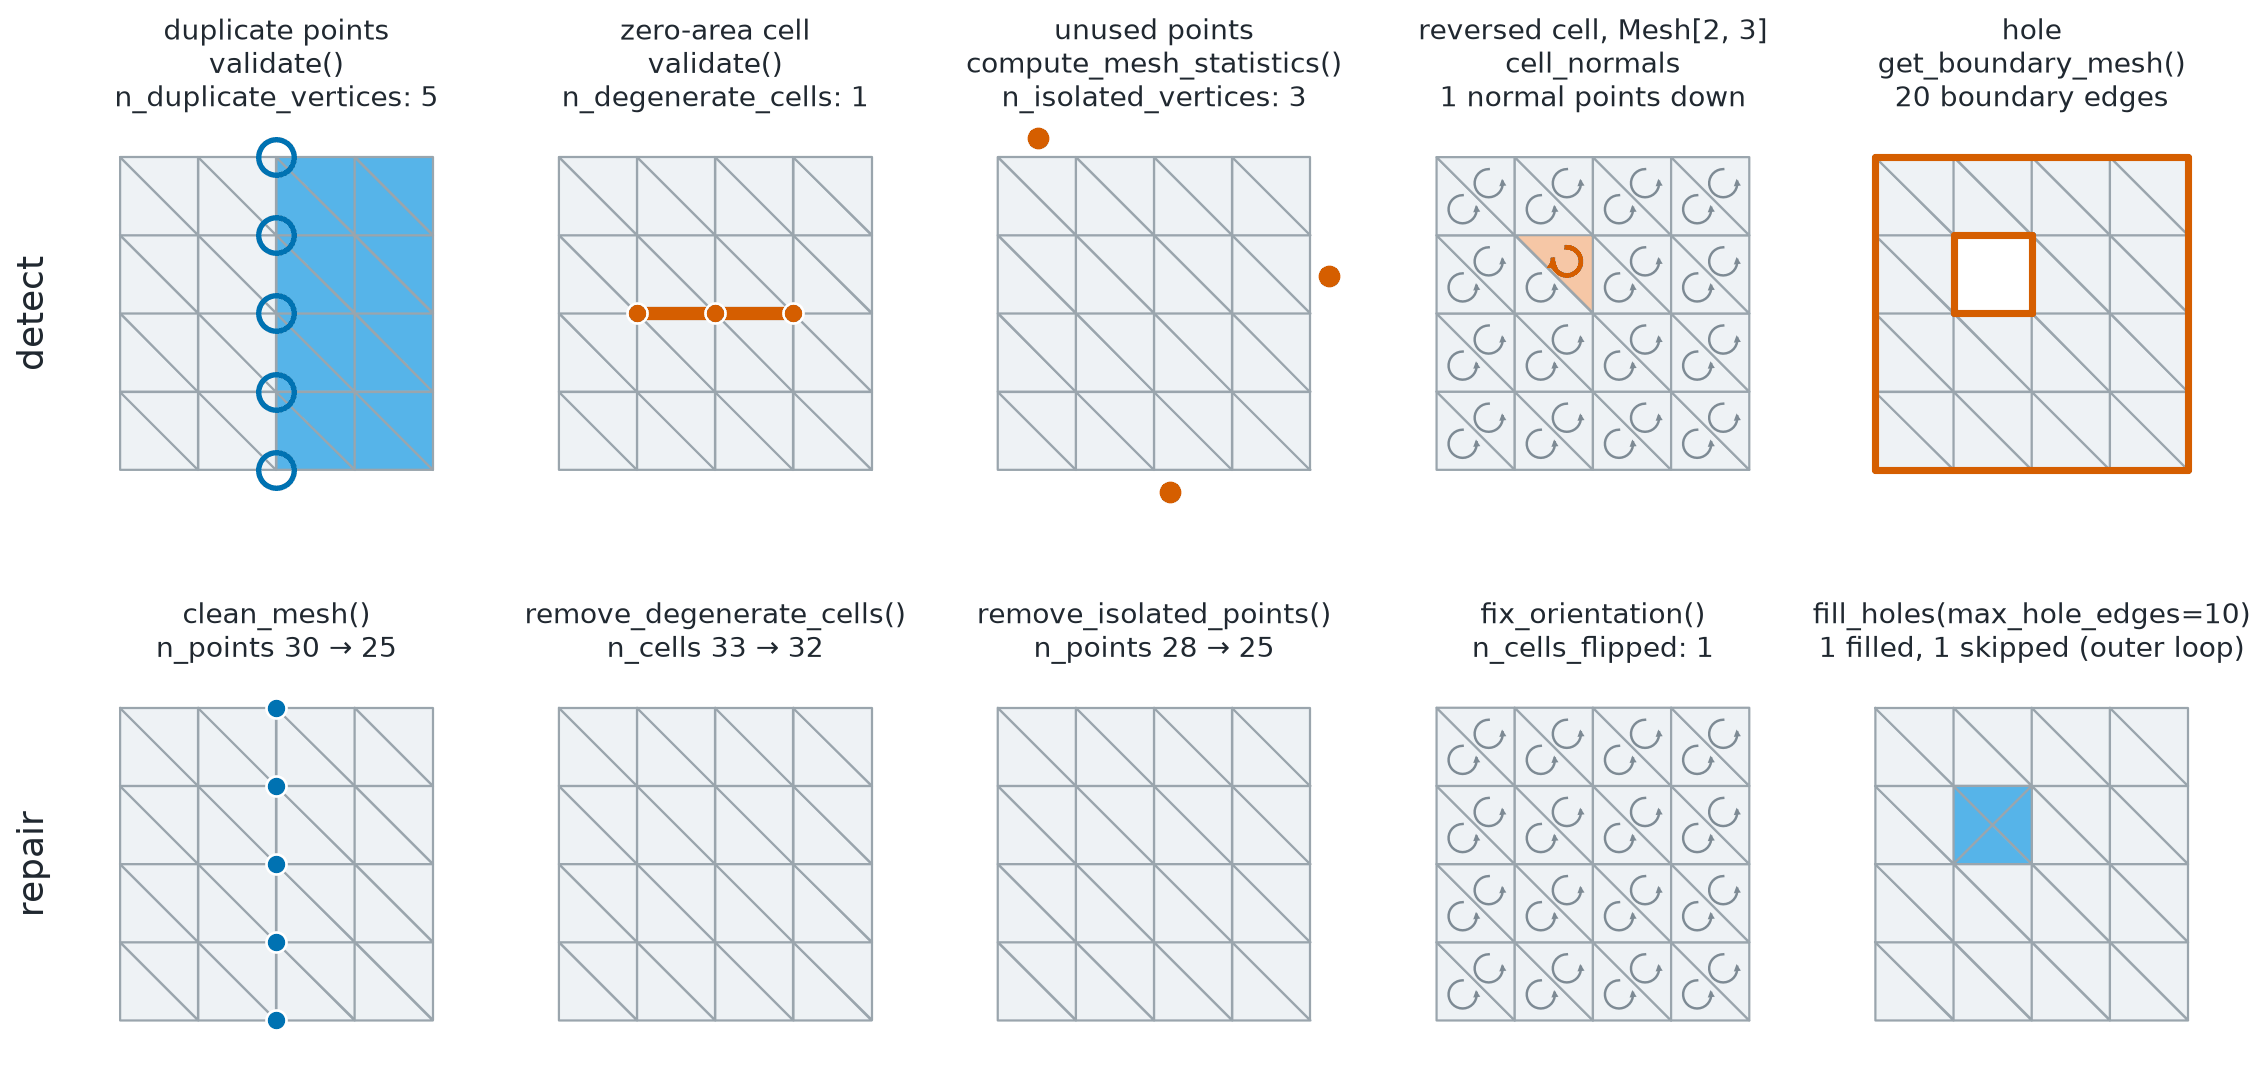

Source code (Python):
# SPDX-FileCopyrightText: Copyright (c) 2023 - 2026 NVIDIA CORPORATION & AFFILIATES.
# SPDX-FileCopyrightText: All rights reserved.
# SPDX-License-Identifier: Apache-2.0
#
# Licensed under the Apache License, Version 2.0 (the "License");
# you may not use this file except in compliance with the License.
# You may obtain a copy of the License at
#
# http://www.apache.org/licenses/LICENSE-2.0
#
# Unless required by applicable law or agreed to in writing, software
# distributed under the License is distributed on an "AS IS" BASIS,
# WITHOUT WARRANTIES OR CONDITIONS OF ANY KIND, either express or implied.
# See the License for the specific language governing permissions and
# limitations under the License.


"""Pair five mesh defects with the call that detects each one and the call that repairs it."""

import math
from pathlib import Path

import matplotlib.pyplot as plt
import torch
from _style import (
    EDGE,
    FACE,
    RESULT,
    SECOND,
    SECOND_FILL,
    TEXT,
    clean_axis,
    save,
)
from matplotlib.collections import PolyCollection

from physicsnemo.mesh import Mesh
from physicsnemo.mesh.primitives.planar import unit_square
from physicsnemo.mesh.repair import (
    clean_mesh,
    fill_holes,
    fix_orientation,
    remove_degenerate_cells,
    remove_isolated_points,
)
from physicsnemo.mesh.validation import compute_mesh_statistics, validate

OUTPUT = Path(__file__).parent / "mesh_defects.png"

LIMITS = ((-0.12, 1.12), (-0.12, 1.12))
REVERSED_FILL = "#f6c7a6"  # a light vermillion, so that the winding arrow stays visible
DOT = dict(markeredgecolor="white", markeredgewidth=1.2, linestyle="none", zorder=5)


def _grid():
    """A 5 x 5 vertex grid on the unit square, 32 triangles."""

    return unit_square.load(subdivisions=2)


def _draw(axis, mesh, facecolors=FACE):
    """Draw the cells of a mesh, seen from above."""

    axis.add_collection(
        PolyCollection(
            mesh.points[mesh.cells][..., :2].numpy(),
            facecolors=facecolors,
            edgecolors=EDGE,
            linewidths=1.0,
        )
    )


def _winding(axis, mesh, highlight=None):
    """Draw a circular arrow inside each cell, in the order of its vertices."""

    corners = mesh.points[mesh.cells][..., :2]
    centers = corners.mean(dim=1)
    edge_a = corners[:, 1] - corners[:, 0]
    edge_b = corners[:, 2] - corners[:, 0]
    signs = torch.sign(edge_a[:, 0] * edge_b[:, 1] - edge_a[:, 1] * edge_b[:, 0])
    for cell, (center, sign) in enumerate(zip(centers.tolist(), signs.tolist())):
        flagged = cell == highlight
        color = RESULT if flagged else "#7d8a94"
        radius = 0.045
        angles = [math.pi / 2 + sign * 1.6 * math.pi * k / 24 for k in range(25)]
        xs = [center[0] + radius * math.cos(a) for a in angles]
        ys = [center[1] + radius * math.sin(a) for a in angles]
        axis.plot(xs[:-1], ys[:-1], color=color, linewidth=2.2 if flagged else 1.1)
        axis.annotate(
            "",
            xy=(xs[-1], ys[-1]),
            xytext=(xs[-3], ys[-3]),
            arrowprops=dict(
                arrowstyle="-|>",
                color=color,
                linewidth=0,
                mutation_scale=13 if flagged else 8,
            ),
        )


def _duplicates():
    """Split the grid down x = 0.5 so that the right half has its own copy of the seam points."""

    mesh = _grid()
    points, cells = mesh.points, mesh.cells.clone()
    seam = torch.nonzero(torch.isclose(points[:, 0], torch.tensor(0.5))).flatten()
    copies = torch.arange(len(seam)) + mesh.n_points
    right = mesh.cell_centroids[:, 0] > 0.5
    remap = torch.arange(mesh.n_points)
    remap[seam] = copies
    cells[right] = remap[cells[right]]
    broken = Mesh(points=torch.cat([points, points[seam]]), cells=cells)

    report = validate(broken)
    pairs = report["duplicate_vertex_pairs"]
    fixed, stats = clean_mesh(broken)
    if fixed.n_points != mesh.n_points:
        raise RuntimeError(f"clean_mesh left {fixed.n_points} points")
    right_faces = [SECOND_FILL if r else FACE for r in right.tolist()]

    def before(axis):
        _draw(axis, broken, facecolors=right_faces)
        ring = broken.points[pairs[:, 0]].numpy()
        axis.plot(
            *ring.T,
            "o",
            markersize=16,
            markerfacecolor="none",
            markeredgecolor=SECOND,
            markeredgewidth=2.4,
            linestyle="none",
            zorder=5,
        )

    def after(axis):
        _draw(axis, fixed)
        axis.plot(*fixed.points[seam].numpy().T, "o", color=SECOND, markersize=9, **DOT)

    return (
        (
            "duplicate points",
            "validate()",
            f"n_duplicate_vertices: {report['n_duplicate_vertices']}",
            before,
        ),
        (
            "clean_mesh()",
            f"n_points {stats['n_points_before_merge']} → {fixed.n_points}",
            after,
        ),
    )


def _degenerate():
    """Add a zero-area cell whose three corners lie on one grid line."""

    mesh = _grid()
    line = torch.nonzero(torch.isclose(mesh.points[:, 1], torch.tensor(0.5))).flatten()
    line = line[mesh.points[line, 0].argsort()][1:4]
    broken = Mesh(points=mesh.points, cells=torch.cat([mesh.cells, line.unsqueeze(0)]))

    report = validate(broken)
    bad = report["degenerate_cell_indices"]
    fixed, stats = remove_degenerate_cells(broken)

    def before(axis):
        _draw(axis, broken)
        for cell in bad.tolist():
            corners = broken.points[broken.cells[cell]].numpy()
            axis.plot(
                *corners.T, color=RESULT, linewidth=6, solid_capstyle="round", zorder=4
            )
            axis.plot(*corners.T, "o", color=RESULT, markersize=9, **DOT)

    return (
        (
            "zero-area cell",
            "validate()",
            f"n_degenerate_cells: {report['n_degenerate_cells']}",
            before,
        ),
        (
            "remove_degenerate_cells()",
            f"n_cells {stats['n_cells_original']} → {stats['n_cells_final']}",
            lambda axis: _draw(axis, fixed),
        ),
    )


def _isolated():
    """Add three points that no cell uses."""

    mesh = _grid()
    extra = torch.tensor([[0.13, 1.06], [1.06, 0.62], [0.55, -0.07]])
    broken = Mesh(points=torch.cat([mesh.points, extra]), cells=mesh.cells)

    report = compute_mesh_statistics(broken)
    fixed, stats = remove_isolated_points(broken)

    def before(axis):
        _draw(axis, broken)
        axis.plot(*extra.numpy().T, "o", color=RESULT, markersize=11, **DOT)

    return (
        (
            "unused points",
            "compute_mesh_statistics()",
            f"n_isolated_vertices: {report['n_isolated_vertices']}",
            before,
        ),
        (
            "remove_isolated_points()",
            f"n_points {stats['n_points_original']} → {stats['n_points_final']}",
            lambda axis: _draw(axis, fixed),
        ),
    )


def _reversed():
    """Lift the grid into a curved Mesh[2, 3] and reverse the vertex order of one cell."""

    mesh = _grid()
    x, y = mesh.points.unbind(dim=-1)
    z = 0.4 * ((x - 0.5) ** 2 + (y - 0.5) ** 2)
    flipped = 13
    # unit_square winds its cells clockwise. Reverse all of them, so that the
    # normals point up, then reverse one cell back.
    cells = mesh.cells[:, [0, 2, 1]]
    cells[flipped] = mesh.cells[flipped]
    broken = Mesh(points=torch.stack([x, y, z], dim=-1), cells=cells)

    # The normal of a reversed cell points down, against its neighbors.
    downward = torch.nonzero(broken.cell_normals[:, 2] < 0).flatten()
    if downward.tolist() != [flipped]:
        raise RuntimeError(f"downward normals at cells {downward.tolist()}")
    fixed, stats = fix_orientation(broken)
    if not bool((fixed.cell_normals[:, 2] > 0).all()):
        raise RuntimeError("fix_orientation left a downward normal")
    faces = [
        REVERSED_FILL if cell == flipped else FACE for cell in range(broken.n_cells)
    ]

    def before(axis):
        _draw(axis, broken, facecolors=faces)
        _winding(axis, broken, highlight=flipped)

    def after(axis):
        _draw(axis, fixed)
        _winding(axis, fixed)

    return (
        (
            "reversed cell, Mesh[2, 3]",
            "cell_normals",
            f"{len(downward)} normal points down",
            before,
        ),
        ("fix_orientation()", f"n_cells_flipped: {stats['n_cells_flipped']}", after),
    )


def _hole():
    """Remove the two cells of one grid square to open a hole."""

    mesh = _grid()
    centroids = mesh.cell_centroids
    inside = ((centroids - torch.tensor([0.375, 0.625])).abs() < 0.125).all(dim=-1)
    broken = mesh.slice_cells(~inside)

    boundary = broken.get_boundary_mesh()
    fixed, stats = fill_holes(broken, max_hole_edges=10)
    added = [SECOND_FILL if i >= broken.n_cells else FACE for i in range(fixed.n_cells)]

    def before(axis):
        _draw(axis, broken)
        for edge in boundary.points[boundary.cells].numpy():
            axis.plot(
                *edge.T, color=RESULT, linewidth=3.2, solid_capstyle="round", zorder=4
            )

    def after(axis):
        _draw(axis, fixed, facecolors=added)

    return (
        ("hole", "get_boundary_mesh()", f"{boundary.n_cells} boundary edges", before),
        (
            "fill_holes(max_hole_edges=10)",
            f"{stats['n_holes_filled']} filled, {stats['n_holes_skipped']} skipped (outer loop)",
            after,
        ),
    )


def main():
    """Generate the documentation image."""

    columns = [_duplicates(), _degenerate(), _isolated(), _reversed(), _hole()]
    figure, axes = plt.subplots(2, 5, figsize=(14.0, 6.9))
    for column, (defect, repair) in enumerate(columns):
        name, call, finding, draw_before = defect
        repair_call, repair_result, draw_after = repair
        draw_before(axes[0, column])
        draw_after(axes[1, column])
        axes[0, column].set_title(f"{name}\n{call}\n{finding}", fontsize=12.5)
        axes[1, column].set_title(f"{repair_call}\n{repair_result}", fontsize=12.5)
        for axis in axes[:, column]:
            clean_axis(axis, LIMITS)
    for row, label in enumerate(("detect", "repair")):
        axes[row, 0].text(
            -0.08,
            0.5,
            label,
            transform=axes[row, 0].transAxes,
            rotation=90,
            ha="right",
            va="center",
            fontsize=16,
            color=TEXT,
        )
    figure.subplots_adjust(
        left=0.03, right=0.995, bottom=0.01, top=0.86, wspace=0.08, hspace=0.42
    )
    save(figure, OUTPUT, tight=True)


if __name__ == "__main__":
    main()
